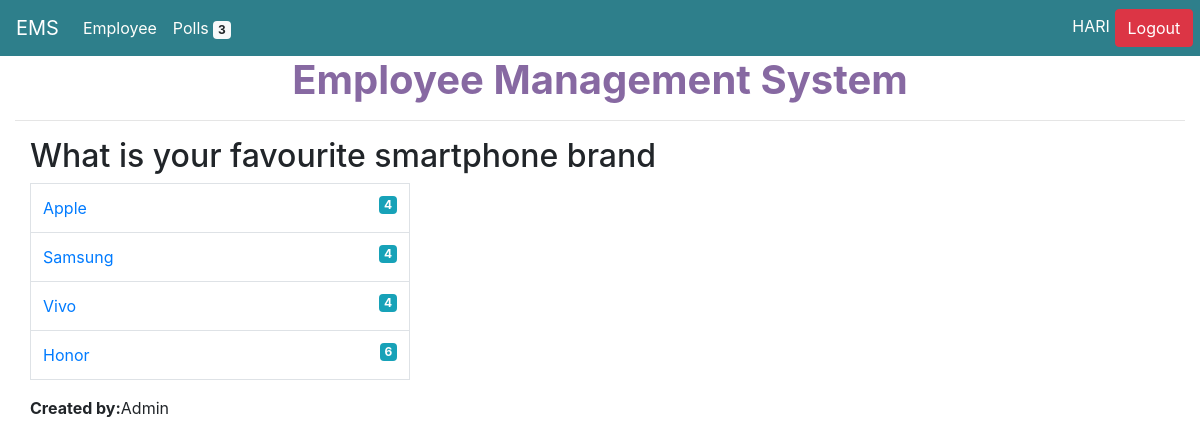
The app's page /polls/3/details/ (signed in) with its own data.
### poll/models.py (models this page shows, shortened)
class Question(models.Model):
	title = models.TextField(null=True,blank=True)
	status = models.CharField(default='inactive',max_length=10)
	created_by=models.ForeignKey(User,null=True,blank=True,on_delete=models.CASCADE)
	start_date = models.DateTimeField(null=True,blank=True)
	end_date = models.DateTimeField(null=True,blank=True)
	created_at = models.DateTimeField(auto_now_add=True)
	updated_at = models.DateTimeField(auto_now=True)
	@property
	def hari(self):
		return self.choice_set.all()

class Choice(models.Model):
	question = models.ForeignKey('poll.question',on_delete=models.CASCADE)
	title = models.TextField(null=True,blank=True)
	created_at = models.DateTimeField(auto_now_add=True)
	updated_at = models.DateTimeField(auto_now=True)
	@property
	def votes(self):
		return self.answer_set.count()

### poll/views.py (the view)
# urls.py: url(r'^(?P<id>\d{1,8})/details/',employee_details,name='employees_details'),
@login_required(login_url='/login/')
def details(request,id=None):
	context  = {}
	question = get_object_or_404(Question,id=id)
	context['title'] = "Details Page"
	context['questions'] = question
	return render(request,'polls/details.html',context)

### employee/templatetags/poll_extras.py (called while the page is built)
def upper(value):
	return value.upper()

### poll/context_processors.py (called while the page is built)
def polls_count(request):
	count = Question.objects.count()
	return {"polls_count":count}

### ems/templates/polls/details.html
{% extends 'base.html' %}
{% block content %}
	<div class="container-fluid">
	<h2>{{questions.title}}</h2>
	<table class="table table-bordered col-4">
		{% for choice in questions.hari %}
		<tr>
			<td><a href="{% url 'singlepoll' id=questions.id %}">{{choice.title}}</a> <span class="badge badge-info" style="float: right;">{{choice.votes}}</span></td>
		</tr>
		{% empty %}
		<tr>
			<td>There is no choices are available</td>
		</tr>
		{% endfor %}
	</table>
	<p> <span style="font-weight: bold;">Created by:</span><span>{{questions.created_by|title}}</span></p>
	</div>
{% endblock %}

### ems/templates/base.html (shortened to what this page needs)
<!Doctype html>
<html>
	<head>
		<link rel="stylesheet" href="https://maxcdn.bootstrapcdn.com/bootstrap/4.3.1/css/bootstrap.min.css">
	</head>
	<body>
		{% include 'header.html' %}
		<div class="container-fluid">
			<h1 style="text-align: center;font-weight: bold;color:#8769a2;">Employee Management System</h1>
			<hr>
			{% block content %}
			{% endblock %}
		</div>
	</body>
</html>

### ems/templates/header.html (shortened to what this page needs)
{% load poll_extras %}
<div>
<nav class="navbar navbar-expand-sm bg-dark navbar-dark" style="background-color:#2e7f8b !important">
  <a class="navbar-brand" href="#">{{"ems" | upper}}</a>
  <div style="float: left;width:90%;">
  <ul class="navbar-nav">
    <li class="nav-item" >
      <a class="nav-link" href="{% url 'employees_list' %}" style="color:#fffefb;">{{"employee" | capfirst}}</a>
    </li>
    <li class="nav-item">
      <a class="nav-link" href="{% url 'polls_list' %}" style="color:#fffefb;">Polls <span class="badge badge-light" >{{polls_count}}</span></a>
    </li>
  </ul>
</div>
<div style="float: right;width:10%;">
  <ul class="navbar-nav nav-right">
    {% if user.is_authenticated %}
    <li class="nav-item" style="color:#fffefb;margin: 4%;">{{user.username|upper}}</li>
    <form method="post" action="{% url 'user_logout' %}">
    <input type="submit" class="btn btn-danger" value="Logout">
  </form>
  {% endif %}
  </ul>
</div>
</nav>
</div>

### records on screen
Question: title "What is your favourite smartphone brand", created_by "Admin"
Choice: title "Apple", votes "4"
Choice: title "Samsung", votes "4"
Choice: title "Vivo", votes "4"
Choice: title "Honor", votes "6"

### other values on screen
{{ "ems" | upper }} "EMS"
{{ "employee" | capfirst }} "Employee"
{{ polls_count }} "3"
{{ user.username|upper }} "HARI"
